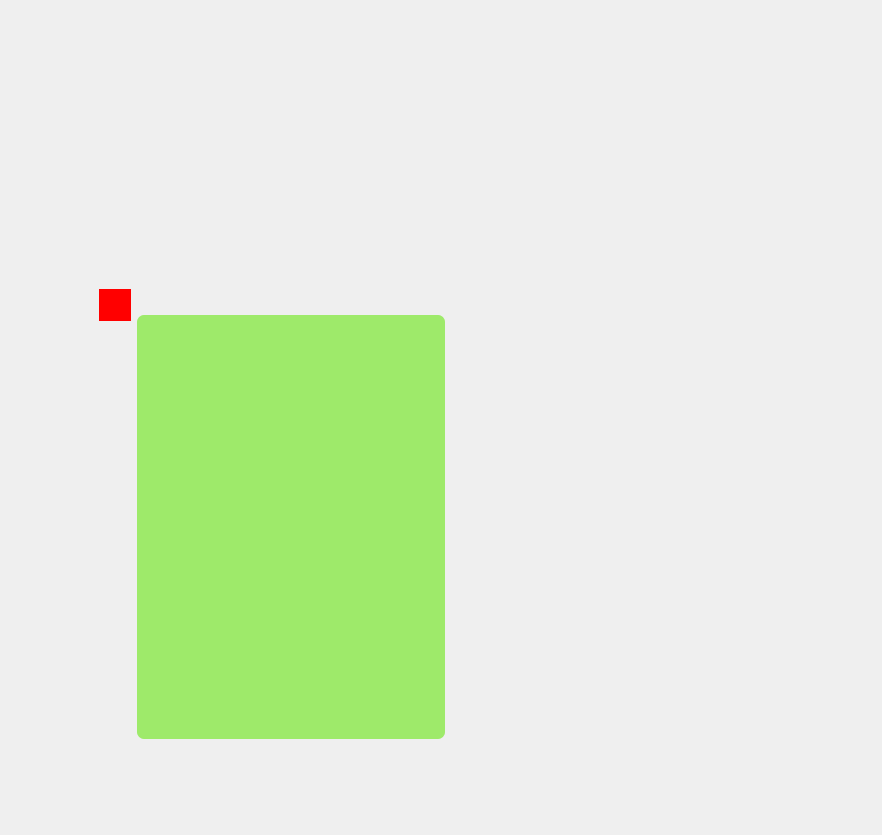
<?xml version="1.0" encoding="UTF-8"?>
<ui version="4.0">
 <class>Form</class>
 <widget class="QWidget" name="Form">
  <property name="geometry">
   <rect>
    <x>0</x>
    <y>0</y>
    <width>882</width>
    <height>835</height>
   </rect>
  </property>
  <property name="windowTitle">
   <string>Form</string>
  </property>
  <property name="styleSheet">
   <string notr="true"/>
  </property>
  <widget class="QFrame" name="chatMsgItemFrame">
   <property name="geometry">
    <rect>
     <x>90</x>
     <y>280</y>
     <width>671</width>
     <height>468</height>
    </rect>
   </property>
   <property name="styleSheet">
    <string notr="true">font-size:18pt;</string>
   </property>
   <property name="frameShape">
    <enum>QFrame::NoFrame</enum>
   </property>
   <property name="frameShadow">
    <enum>QFrame::Raised</enum>
   </property>
   <layout class="QHBoxLayout" name="horizontalLayout_4">
    <item>
     <layout class="QVBoxLayout" name="vLayout_header">
      <item>
       <widget class="QLabel" name="chatMsgHeaderLabel">
        <property name="sizePolicy">
         <sizepolicy hsizetype="Preferred" vsizetype="Preferred">
          <horstretch>0</horstretch>
          <verstretch>0</verstretch>
         </sizepolicy>
        </property>
        <property name="minimumSize">
         <size>
          <width>32</width>
          <height>32</height>
         </size>
        </property>
        <property name="maximumSize">
         <size>
          <width>32</width>
          <height>32</height>
         </size>
        </property>
        <property name="styleSheet">
         <string notr="true">background-color:red</string>
        </property>
        <property name="text">
         <string/>
        </property>
        <property name="pixmap">
         <pixmap>../../../../../../PycharmProjects/pyqt_chatroom/client/ui/ico/ico.png</pixmap>
        </property>
        <property name="scaledContents">
         <bool>true</bool>
        </property>
       </widget>
      </item>
      <item>
       <spacer name="verticalSpacer">
        <property name="orientation">
         <enum>Qt::Vertical</enum>
        </property>
        <property name="sizeHint" stdset="0">
         <size>
          <width>20</width>
          <height>40</height>
         </size>
        </property>
       </spacer>
      </item>
     </layout>
    </item>
    <item>
     <layout class="QVBoxLayout" name="vLayout_middle">
      <item>
       <layout class="QHBoxLayout" name="horizontalLayout_3">
        <item>
         <spacer name="horizontalSpacer_4">
          <property name="orientation">
           <enum>Qt::Horizontal</enum>
          </property>
          <property name="sizeHint" stdset="0">
           <size>
            <width>40</width>
            <height>20</height>
           </size>
          </property>
         </spacer>
        </item>
        <item>
         <widget class="QLabel" name="chatMsgUserNameLabel">
          <property name="minimumSize">
           <size>
            <width>0</width>
            <height>16</height>
           </size>
          </property>
          <property name="maximumSize">
           <size>
            <width>16777215</width>
            <height>16</height>
           </size>
          </property>
          <property name="styleSheet">
           <string notr="true">font:14pt;</string>
          </property>
          <property name="text">
           <string/>
          </property>
         </widget>
        </item>
       </layout>
      </item>
      <item>
       <widget class="QLabel" name="chatMsgContentLabel">
        <property name="styleSheet">
         <string notr="true">background-color:#9eea6a;
padding:5px;
font-size:11pt;
border-radius:7px;
</string>
        </property>
        <property name="text">
         <string>&lt;html&gt;&lt;head/&gt;&lt;body&gt;&lt;p&gt;&lt;br/&gt;&lt;/p&gt;&lt;/body&gt;&lt;/html&gt;</string>
        </property>
       </widget>
      </item>
     </layout>
    </item>
    <item>
     <spacer name="hSpacer_other">
      <property name="orientation">
       <enum>Qt::Horizontal</enum>
      </property>
      <property name="sizeHint" stdset="0">
       <size>
        <width>92</width>
        <height>20</height>
       </size>
      </property>
     </spacer>
    </item>
   </layout>
  </widget>
 </widget>
 <resources>
  <include location="../../../../../../PycharmProjects/pyqt_chatroom/client/ui/my.qrc"/>
 </resources>
 <connections/>
</ui>
